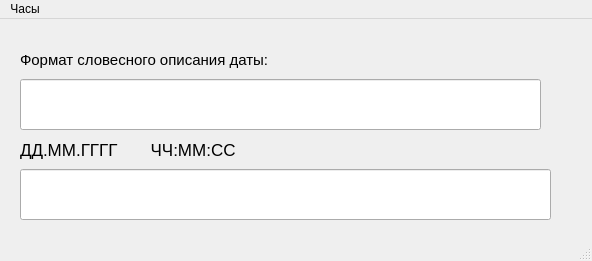
<?xml version="1.0" encoding="UTF-8"?>
<ui version="4.0">
 <class>formatslovestny</class>
 <widget class="QMainWindow" name="formatslovestny">
  <property name="geometry">
   <rect>
    <x>0</x>
    <y>0</y>
    <width>592</width>
    <height>261</height>
   </rect>
  </property>
  <property name="windowTitle">
   <string>MainWindow</string>
  </property>
  <property name="windowIcon">
   <iconset resource="Media.qrc">
    <normaloff>:/build/fae83a72b23126f518cf490e694939a3_2707708429422689027.ico</normaloff>:/build/fae83a72b23126f518cf490e694939a3_2707708429422689027.ico</iconset>
  </property>
  <widget class="QWidget" name="centralwidget">
   <widget class="QLabel" name="label_5">
    <property name="geometry">
     <rect>
      <x>20</x>
      <y>10</y>
      <width>421</width>
      <height>61</height>
     </rect>
    </property>
    <property name="font">
     <font>
      <pointsize>11</pointsize>
     </font>
    </property>
    <property name="text">
     <string>Формат словесного описания даты:</string>
    </property>
   </widget>
   <widget class="QLabel" name="label_6">
    <property name="geometry">
     <rect>
      <x>20</x>
      <y>110</y>
      <width>341</width>
      <height>41</height>
     </rect>
    </property>
    <property name="font">
     <font>
      <pointsize>13</pointsize>
     </font>
    </property>
    <property name="text">
     <string>ДД.ММ.ГГГГ       ЧЧ:ММ:СС</string>
    </property>
   </widget>
   <widget class="QLineEdit" name="lineEdit_4">
    <property name="geometry">
     <rect>
      <x>20</x>
      <y>60</y>
      <width>521</width>
      <height>51</height>
     </rect>
    </property>
   </widget>
   <widget class="QLineEdit" name="lineEdit_5">
    <property name="geometry">
     <rect>
      <x>20</x>
      <y>150</y>
      <width>531</width>
      <height>51</height>
     </rect>
    </property>
   </widget>
  </widget>
  <widget class="QMenuBar" name="menubar">
   <property name="geometry">
    <rect>
     <x>0</x>
     <y>0</y>
     <width>592</width>
     <height>26</height>
    </rect>
   </property>
   <widget class="QMenu" name="menu">
    <property name="title">
     <string>Часы</string>
    </property>
    <addaction name="action"/>
   </widget>
   <addaction name="menu"/>
  </widget>
  <widget class="QStatusBar" name="statusbar"/>
  <action name="action">
   <property name="text">
    <string>Построить часы</string>
   </property>
  </action>
 </widget>
 <resources>
  <include location="Media.qrc"/>
 </resources>
 <connections/>
</ui>
